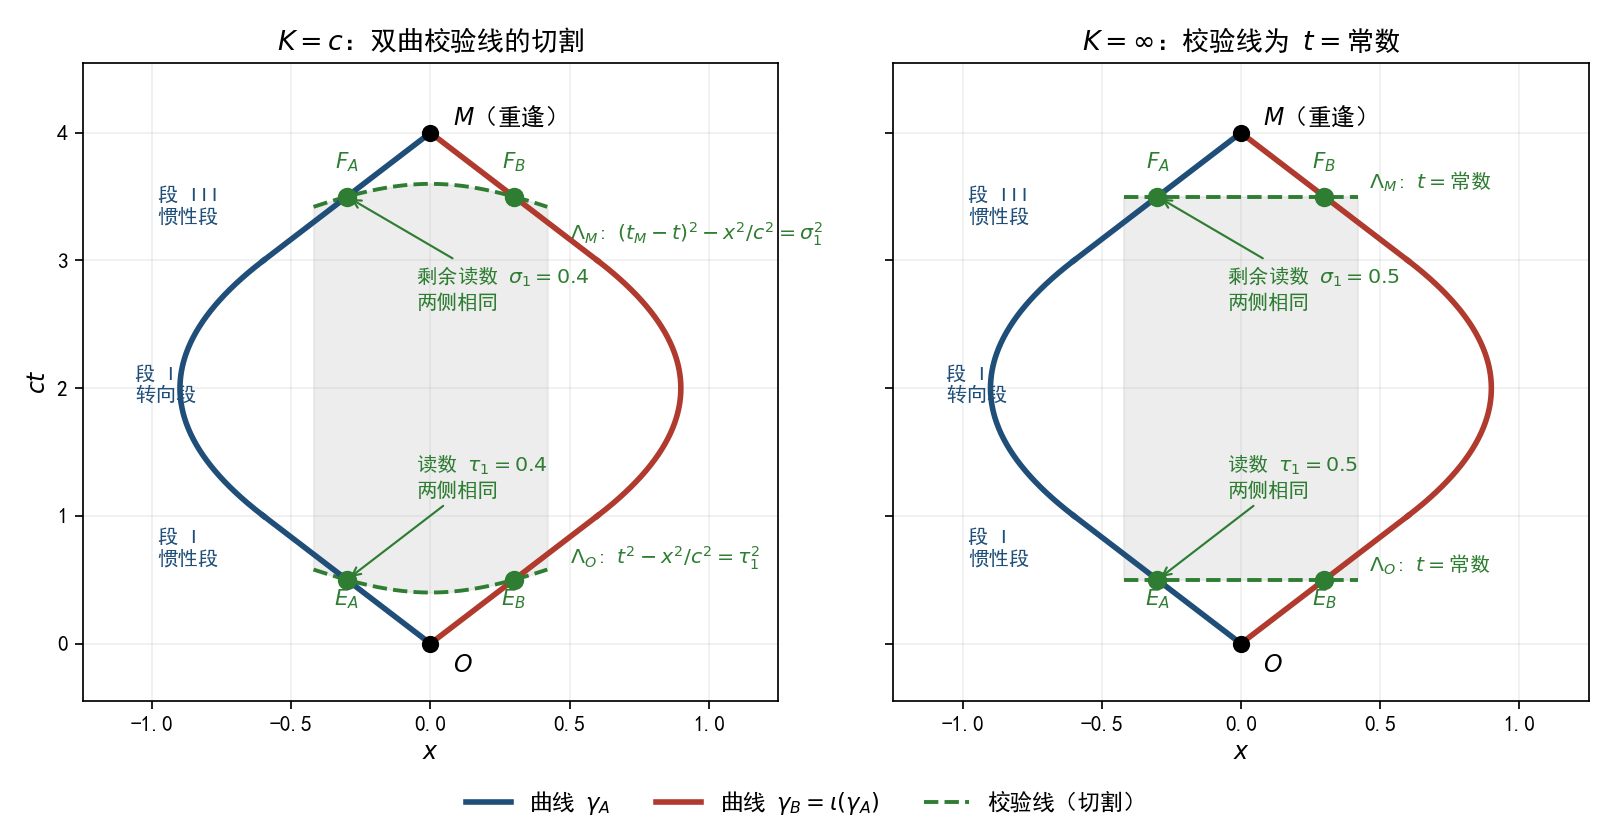

Write the Python code that produced this figure.
# -*- coding: utf-8 -*-
"""
第 14 章配图：对称双生子的「校验线切割」。

左：$K=c$，切割线为以 O 为心 / 以 M 为心的双曲校验线
      t^2 - x^2/c^2 = tau1^2、(t_M-t)^2 - (x-x_M)^2/c^2 = sigma1^2
右：$K=oo$，切割线为水平线 t = 常数

两条互为镜像的世界线（同一Start O、同一重逢 M）由三段组成：
段 I 直线 → 段 II 转向 → 段 III 直线。
"""
import numpy as np
import sympy as sp
import mpmath as mp
import matplotlib
matplotlib.use("Agg")
import matplotlib.pyplot as plt

plt.rcParams["font.sans-serif"] = ["SimHei", "Microsoft YaHei", "Arial Unicode MS"]
plt.rcParams["axes.unicode_minus"] = False

mp.mp.dps = 25

# ------------------------------------------------------------------ 符号核验
t, x, u, tt = sp.symbols("t x u tau", positive=True)
s_expr = sp.integrate(sp.sqrt(1 - u ** 2), (t, 0, tt))
check1 = sp.simplify(s_expr ** 2 - (tt ** 2 - (u * tt) ** 2)) == 0
print("校准引理  s^2 = t^2 - x^2（与速率 u 无关）:", check1)

rate = mp.sqrt(1 - mp.mpf("0.36"))        # 直线段读数率 0.8
tau1 = sig1 = mp.mpf("0.4")
tE = tau1 / rate                          # 0.5
tF = 4 - sig1 / rate                      # 3.5
xAtE = float(-0.6 * tE)                   # -0.3
xAtF = float(0.6 * tF - 2.4)              # -0.3
print(f"  切点 E_A=({tE}, {xAtE})  F_A=({tF}, {xAtF})")
print("  Λ_O 参数核对:", mp.nstr(tE ** 2 - (-xAtE) ** 2, 8), "= tau1^2 =", mp.nstr(tau1 ** 2, 8))
print("  Λ_M 参数核对:", mp.nstr((4 - tF) ** 2 - (0 - xAtF) ** 2, 8), "= sig1^2 =", mp.nstr(sig1 ** 2, 8))

# ------------------------------------------------------------------ 路径
def xA(tv):
    tv = np.asarray(tv, dtype=float)
    out = np.empty_like(tv)
    m1 = tv <= 1.0
    m2 = (tv > 1.0) & (tv <= 3.0)
    m3 = tv > 3.0
    out[m1] = -0.6 * tv[m1]
    out[m2] = 0.3 * tv[m2] ** 2 - 1.2 * tv[m2] + 0.3
    out[m3] = 0.6 * tv[m3] - 2.4
    return out

ts_I = np.linspace(0, 1, 120)
ts_II = np.linspace(1, 3, 240)
ts_III = np.linspace(3, 4, 120)

BLUE, RED, GREY, GREEN = "#1f4e79", "#b03a2e", "#555555", "#2e7d32"
fig, axes = plt.subplots(1, 2, figsize=(10.4, 5.4), sharey=True)

for kinf, ax in zip([False, True], axes):
    # ---- 切割窗口（填充）
    xs = np.linspace(-0.42, 0.42, 200)
    if kinf:
        y_top = np.full_like(xs, float(tF))
        y_bot = np.full_like(xs, float(tE))
    else:
        y_bot = np.sqrt(0.16 + xs ** 2)
        y_top = 4 - np.sqrt(0.16 + xs ** 2)
    ax.fill_between(xs, y_bot, y_top, color="#d9d9d9", alpha=0.45, zorder=0)

    # ---- 两条世界线（互为镜像；A 在左侧，B = ι(A) 在右侧）
    for sgn, col, lab in [(1, BLUE, "A 的世界线"), (-1, RED, "B 的世界线")]:
        ax.plot(sgn * xA(ts_I), ts_I, color=col, lw=2.6, zorder=4)
        ax.plot(sgn * xA(ts_II), ts_II, color=col, lw=2.6, ls="-", zorder=4)
        ax.plot(sgn * xA(ts_III), ts_III, color=col, lw=2.6, zorder=4)

    # ---- 切割线
    if kinf:
        for tv, lab in [(float(tE), r"$\Lambda_O$：$t=0.5$"),
                        (float(tF), r"$\Lambda_M$：$t=3.5$")]:
            ax.plot(xs, np.full_like(xs, tv), color=GREEN, lw=1.8, ls="--", zorder=3)
        ax.text(0.46, float(tE) + 0.06, r"$\Lambda_O$: $t=$常数", fontsize=9.5, color=GREEN)
        ax.text(0.46, float(tF) + 0.06, r"$\Lambda_M$: $t=$常数", fontsize=9.5, color=GREEN)
    else:
        ax.plot(xs, np.sqrt(0.16 + xs ** 2), color=GREEN, lw=1.8, ls="--", zorder=3)
        ax.plot(xs, 4 - np.sqrt(0.16 + xs ** 2), color=GREEN, lw=1.8, ls="--", zorder=3)
        ax.text(0.50, 0.62, r"$\Lambda_O$: $t^2-x^2/c^2=\tau_1^2$", fontsize=9.5, color=GREEN)
        ax.text(0.50, 3.16, r"$\Lambda_M$: $(t_M-t)^2-x^2/c^2=\sigma_1^2$",
                fontsize=9.5, color=GREEN)

    # ---- 切点
    for sgn, nm in [(-1, "A"), (1, "B")]:
        ax.plot([sgn * (-0.3)], [0.5], "o", color=GREEN, ms=8, zorder=6)
        ax.plot([sgn * (-0.3)], [3.5], "o", color=GREEN, ms=8, zorder=6)
    ax.text(-0.30, 0.30, "$E_A$", fontsize=10, color=GREEN, ha="center")
    ax.text(0.30, 0.30, "$E_B$", fontsize=10, color=GREEN, ha="center")
    ax.text(-0.30, 3.72, "$F_A$", fontsize=10, color=GREEN, ha="center")
    ax.text(0.30, 3.72, "$F_B$", fontsize=10, color=GREEN, ha="center")

    # ---- O、M
    ax.plot([0], [0], "o", color="black", ms=7, zorder=6)
    ax.plot([0], [4], "o", color="black", ms=7, zorder=6)
    ax.text(0.08, -0.22, "$O$", fontsize=11)
    ax.text(0.08, 4.06, "$M$（重逢）", fontsize=11)

    # ---- 分段标注
    ax.text(-0.98, 0.62, "段 I\n惯性段", fontsize=9.5, color=BLUE, ha="left")
    ax.text(-1.06, 1.90, "段 II\n转向段", fontsize=9.5, color=BLUE, ha="left")
    ax.text(-0.98, 3.30, "段 III\n惯性段", fontsize=9.5, color=BLUE, ha="left")

    # ---- 读数标注
    lab1 = "0.5" if kinf else str(tau1)
    ax.annotate(f"读数 $\\tau_1={lab1}$\n两侧相同", xy=(-0.3, 0.5),
                xytext=(-0.05, 1.15), fontsize=9.5, color=GREEN,
                arrowprops=dict(arrowstyle="->", color=GREEN, lw=1.0))
    ax.annotate(f"剩余读数 $\\sigma_1={lab1}$\n两侧相同", xy=(-0.3, 3.5),
                xytext=(-0.05, 2.62), fontsize=9.5, color=GREEN,
                arrowprops=dict(arrowstyle="->", color=GREEN, lw=1.0))

    ax.set_xlim(-1.25, 1.25)
    ax.set_ylim(-0.45, 4.55)
    ax.set_xlabel("$x$", fontsize=11)
    ax.grid(alpha=0.2)

axes[0].set_ylabel("$ct$", fontsize=11)
axes[0].set_title("$K=c$：双曲校验线的切割", fontsize=12.5)
axes[1].set_title("$K=\\infty$：校验线为 $t=$常数", fontsize=12.5)

# 图例（共用）
from matplotlib.lines import Line2D
leg = [Line2D([0], [0], color=BLUE, lw=2.6, label="曲线 $\\gamma_A$"),
       Line2D([0], [0], color=RED, lw=2.6, label="曲线 $\\gamma_B=\\iota(\\gamma_A)$"),
       Line2D([0], [0], color=GREEN, lw=1.8, ls="--", label="校验线（切割）")]
fig.legend(handles=leg, loc="lower center", ncol=3, fontsize=10.5, frameon=False)
fig.tight_layout(rect=[0, 0.06, 1, 1])
fig.savefig("twins-calibration-cut.png", dpi=155)
print("  已输出 twins-calibration-cut.png")
